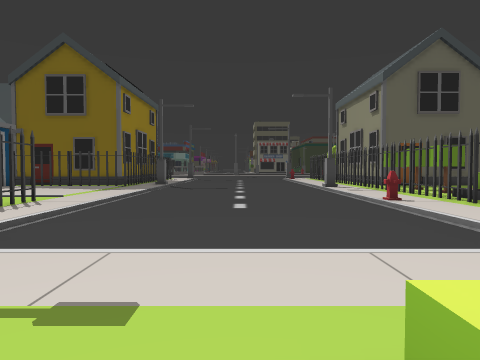
view 1 (above)

24 first-person views from a walk through a Unity game level. The camera is 1.3 m above the floor, tilts 2° down and sees 70° across. The floor is counted in squares, 2 m on a side. Each view is taken from the middle of a square. On the plan, view 1 faces up. The plan holds only what a view shows up to about 10 squares ahead; the rest is blank. The place goes on beyond the plan.

view 2
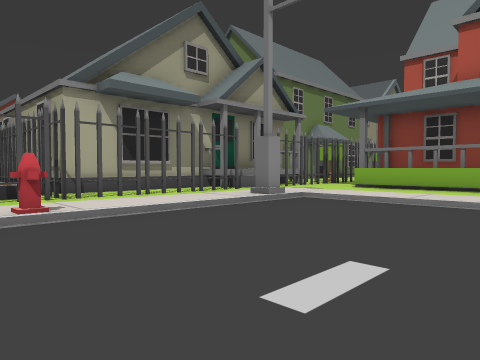

view 3
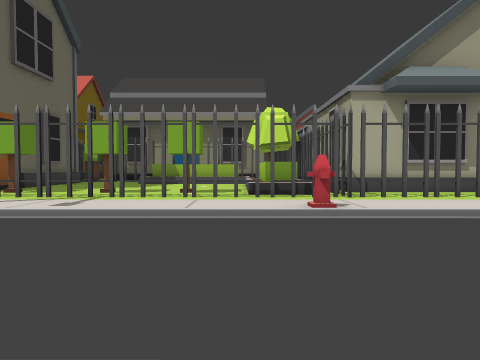

view 4
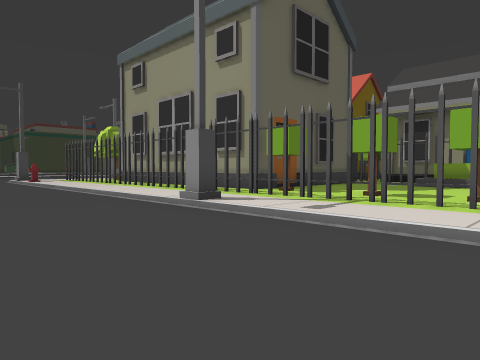

view 5
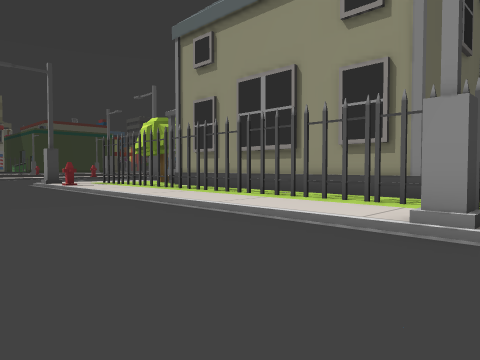

view 6
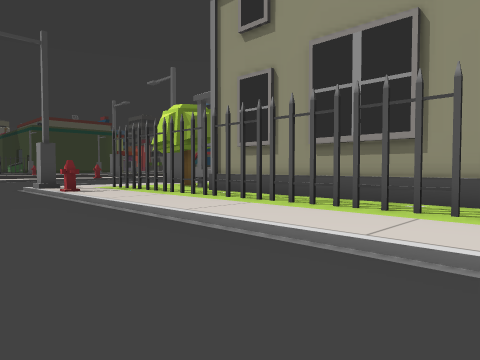

view 7
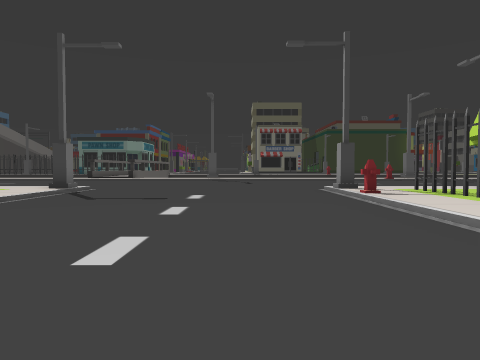

view 8
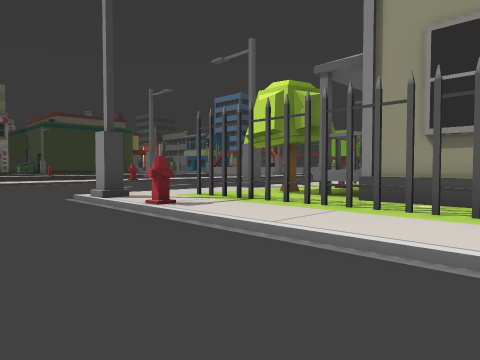

view 9
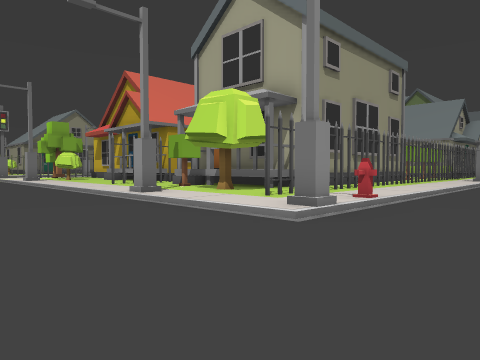

view 10
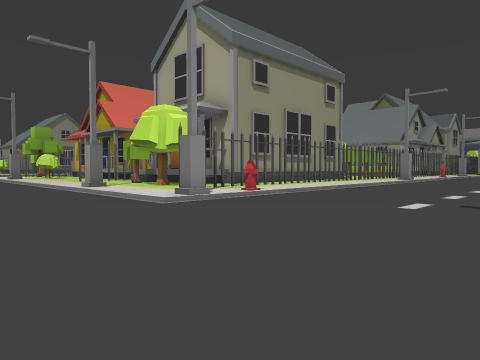

view 11
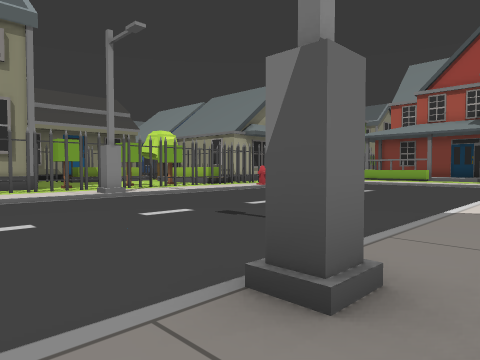

view 12
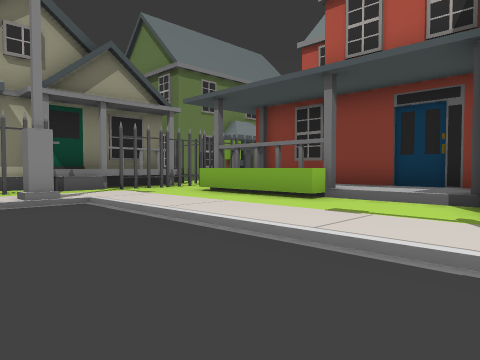

view 13
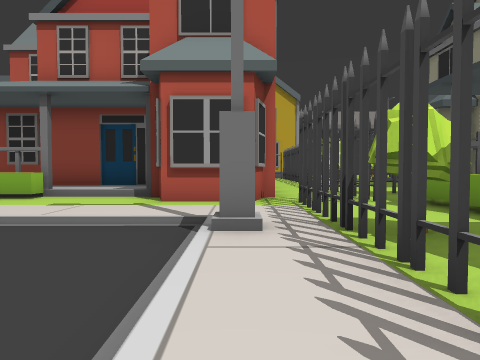

view 14
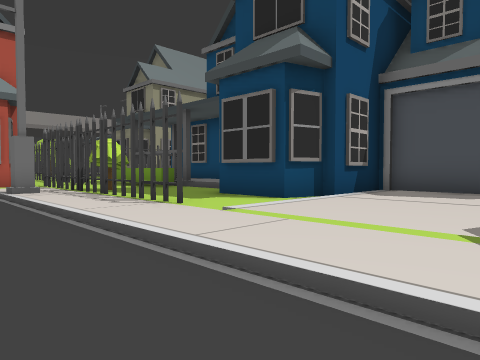

view 15
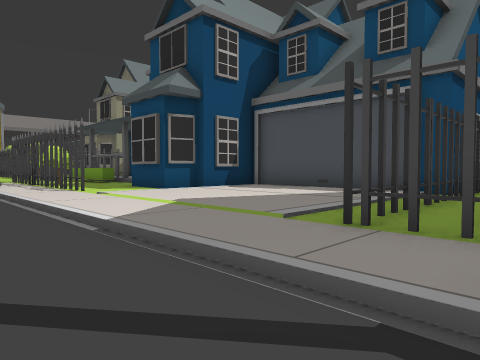

view 16
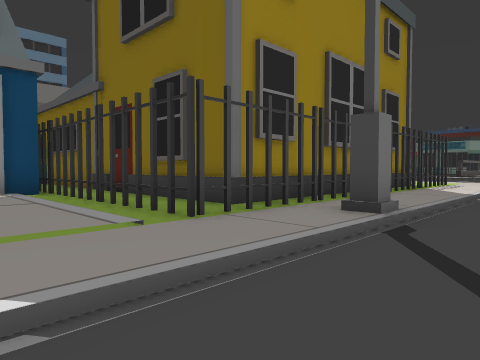

view 17
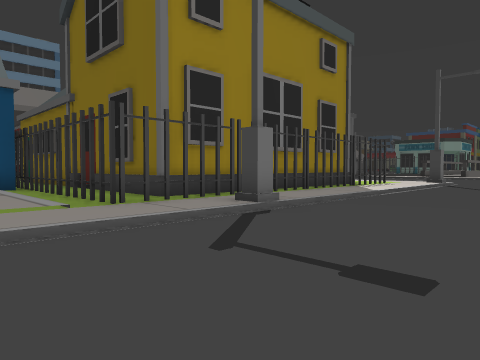

view 18
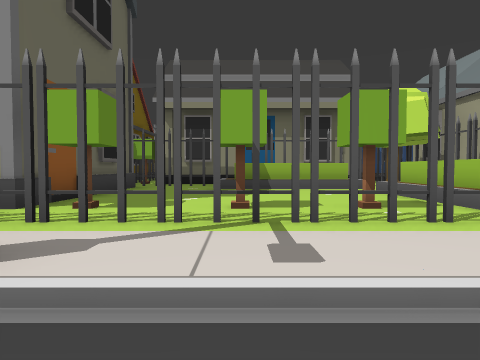

view 19
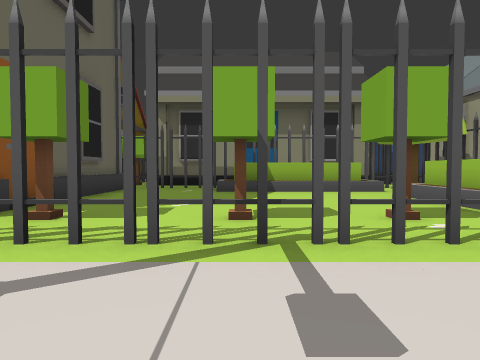

view 20
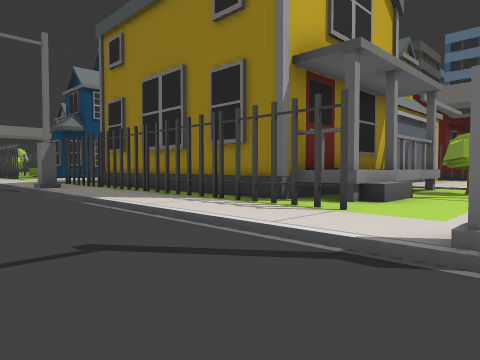

view 21
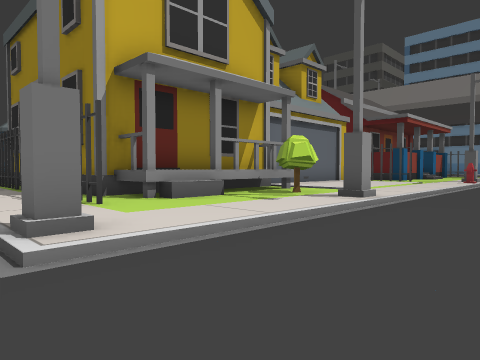

view 22
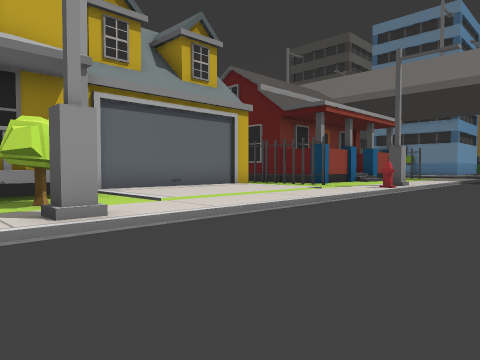

view 23
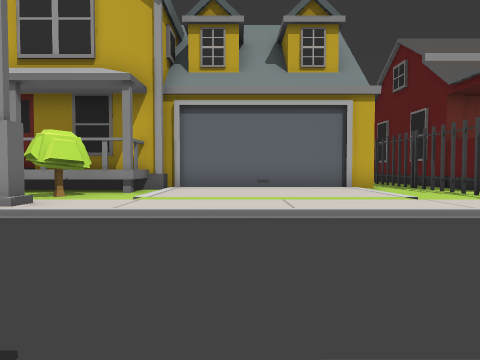

view 24
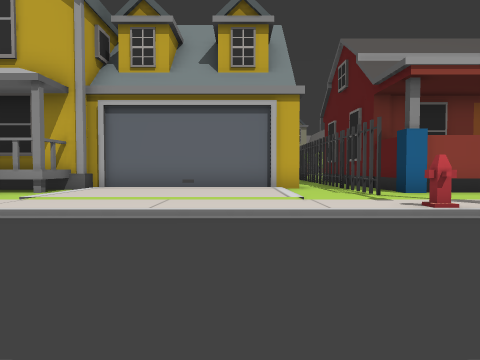

### Floor plan
Key: @ floor where view 1 was taken; # wall or solid block; x gap in a wall; . main floor; : floor 0.25 m higher than the main floor; + floor 0.5 m higher than the main floor; / step, stairs or slope; = window, fence, low wall or low ledge; ^ raised ledge; H hydrant; T thing the floor can be seen under or through; R tree; O other object.
Columns run from 18 left of view 1 to 12 right of it. Each row starts with its distance up from view 1.
 33    . .
 32   .........     .......
 31  .......... ................
 30 ...............................
 29 ...............................
 28 H::::::::#::::/......./:::#:::
 27 :::::::::R::::#.......##::::
 26 #:::::::RR:::::.......H#::R:R
 25 #:::::::^^#^^::.......:::x^^
 24 #::::::######::.......:::^
 23 #:######    #::.......:::#
 22             #::.......:::#
 21             #::.......:::#
 20             #::.......:::#
 19             #::.......:::#
 18             #::.......:::#
 17      ########x#.......:::###
 16       :::::::T:.......:::x:####
 15        ###xTTT:.......TT:R::::#
 14         #::::::.......:T::::::#
 13         #::::::.......:::R:::/O
 12         #::::::.......:::::::/O
 11         #::::::.......:::R:::/O
 10         #::::::.......:///////O
  9         ####:::.......H//OOO R#
  8            #:#:.......::#######
  7            ::::.......::#######
  6           /::#:.......::##
  5           /:R#:.......::##
  4           ^:R##.......#:##
  3           ^::x::::::::::^^
  2           ^::#::::::::::x^
  1            #####::::::::^
  0               ###+@=###:^
 -1                  +++  #
 -2                  ######

Positions as (right, up) in squares from view 1, and headings:
1: (0, 0), facing up
2: (-1, 10), facing down-right
3: (-1, 10), facing right
4: (0, 10), facing up-right
5: (0, 14), facing up-right
6: (1, 17), facing up-right
7: (1, 18), facing up
8: (1, 21), facing up-right
9: (1, 32), facing down-right
10: (-2, 32), facing down-right
11: (-5, 19), facing down-right
12: (-3, 6), facing down-right
13: (-4, 8), facing down
14: (-2, 13), facing down-left
15: (-2, 17), facing down-left
16: (-2, 13), facing up-left
17: (0, 13), facing up-left
18: (2, 13), facing right
19: (3, 13), facing right
20: (-1, 28), facing down-left
21: (-3, 31), facing down-left
22: (-8, 32), facing down-left
23: (-13, 33), facing down
24: (-15, 33), facing down
